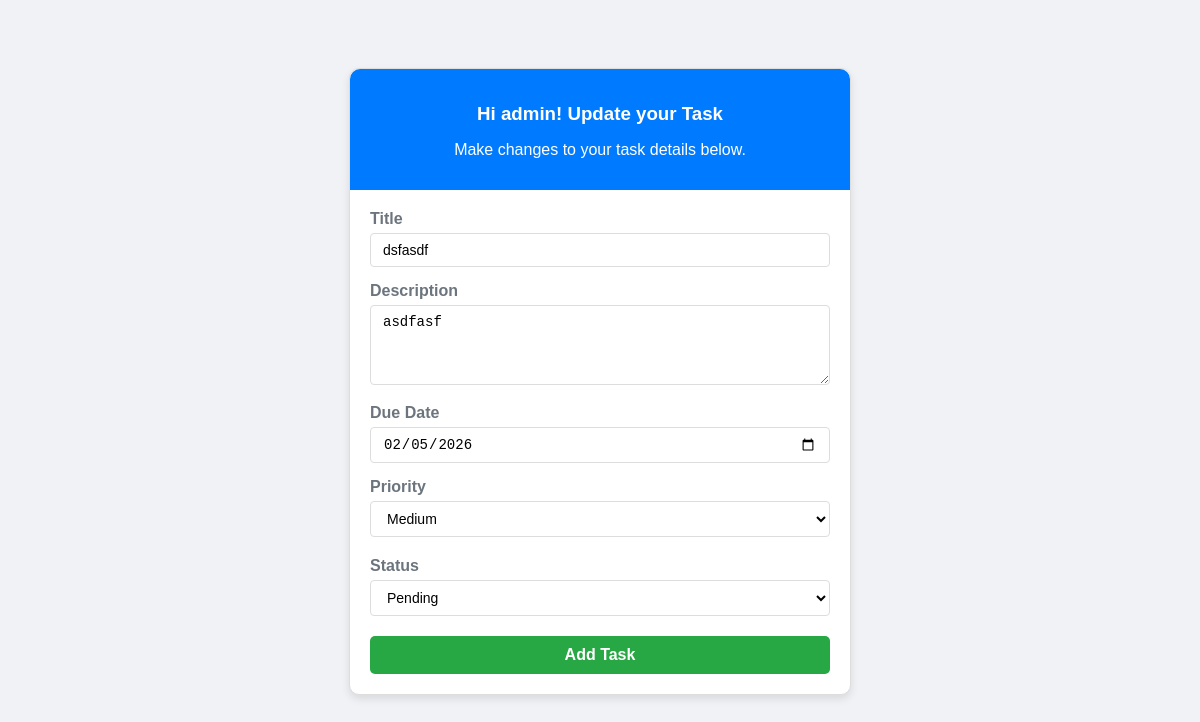
Page /edit_task/15/ (signed in) on the earlier database version.
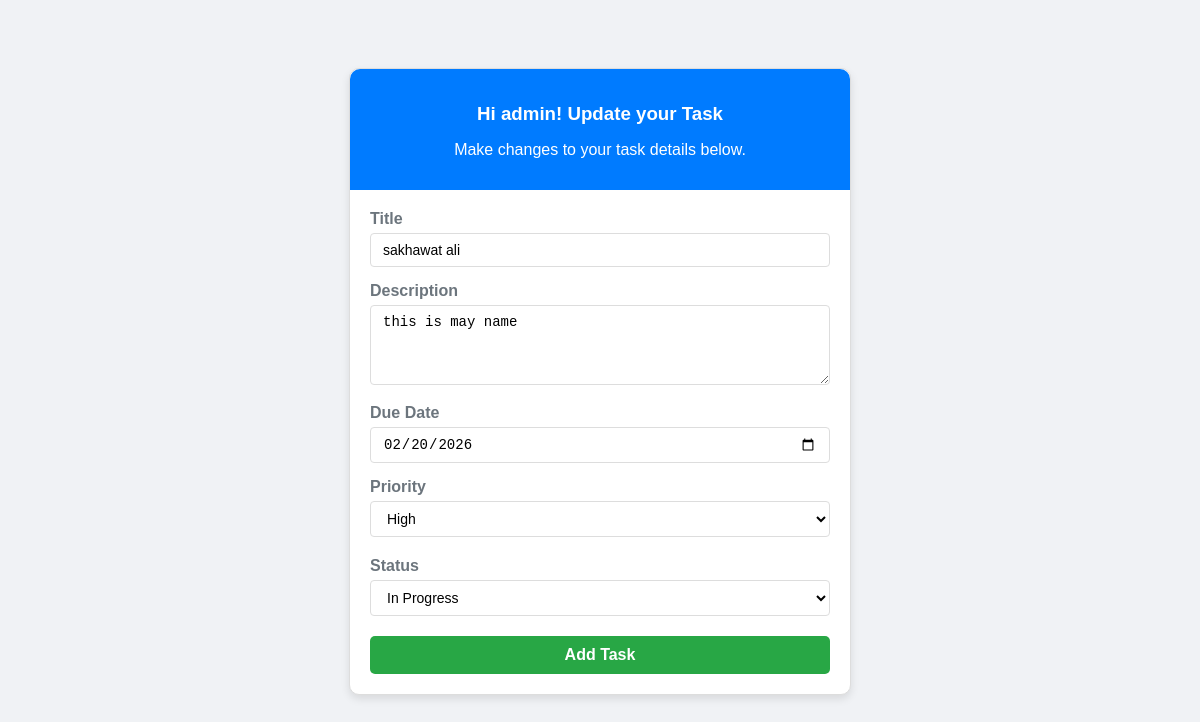
Same page on the later database version.
### todo_app/models.py (models this page shows, shortened)
class Task (models.Model):
    user = models.ForeignKey(User, on_delete=models.CASCADE)
    title = models.CharField(max_length=255)
    description = models.TextField()
    due_date = models.DateField()
    status = models.CharField(
        max_length=20,
        choices=[('Pending','Pending'), ('Complete','Complete'), ('In Progress','In Progress')],
        default='Pending'
    )
    priority = models.CharField(
        max_length=10,
        choices=[('Low','Low'), ('Medium','Medium'), ('High','High')],
        default='Low'
    )
    completed = models.BooleanField(default=False)
    create_at = models.DateTimeField(auto_now_add=True)

### todo_app/views.py (the view, shortened to what this page needs)
# urls.py: path('edit_task/<int:id>/', views.edit_task, name='edit_task'),
@login_required
def edit_task(request,id):
    task_to_edit = Task.objects.get(id=id, user=request.user)
    return render (request, 'todo_app/edit_task.html', context={'user' : request.user, 'task' : task_to_edit})

### todo_app/templates/todo_app/edit_task.html (shortened to what this page needs)
{% load static %}
<!DOCTYPE html>
<html lang="en">
<head>
    <link rel="stylesheet" href="{% static 'todo_app/css/edit_task.css' %}">
</head>
<body>
    <div class="container d-flex justify-content-center mt-5">
        <div class="card shadow-lg" style="width: 500px; border-radius: 10px;">
            <div class="card-header bg-primary text-white text-center py-3" style="border-radius: 10px 10px 0 0;">
                <h3 class="mb-0">Hi {{ request.user.username }}! Update your Task</h3>
                <p class="text-muted text-center">Make changes to your task details below.</p>
            </div>
            <div class="card-body p-4">
                <form action="" method="POST">
                    <div class="mb-3">
                        <label class="form-label text-secondary fw-bold">Title</label>
                        <input type="text" name="title" value="{{ task.title}}" class="form-control custom-input" placeholder="Title">
                    </div>
                    <div class="mb-3">
                        <label class="form-label text-secondary fw-bold">Description</label>
                        <textarea class="form-control custom-input" name="description" rows="3" placeholder="Description">{{ task.description }}</textarea>
                    </div>
                    <div class="mb-3">
                        <label class="form-label text-secondary fw-bold">Due Date</label>
                        <input type="date" name="due_date" value="{{ task.due_date|date:'Y-m-d' }}" class="form-control custom-input">
                    </div>
                    <div class="mb-4">
                        <label class="form-label text-secondary fw-bold">Priority</label>
                        <select class="form-select custom-input" name="priority">
                            <option value="medium" {% if task.priority|lower == 'medium' %}selected{% endif %}>Medium</option>
                            <option value="high" {% if task.priority|lower == 'high' %}selected{% endif %}>High</option>
                        </select>
                    </div>
                    <div class="mb-4">
                        <label class="form-label text-secondary fw-bold">Status</label>
                        <select class="form-select custom-input" name="status">
                            <option value="Pending" {% if task.status|lower == 'pending' %}selected{% endif %}>Pending</option>
                            <option value="In Progress" {% if task.status|lower == 'in progress' %}selected{% endif %}>In Progress</option>
                        </select>
                    </div>
                    <button type="submit" class="btn btn-success w-100 py-2 fw-bold" style="border-radius: 5px;">
                        Add Task
                    </button>
                </form>
            </div>
        </div>
    </div>
</body>
</html>

Differences in the rows shown:
changed Task: title "dsfasdf" → "sakhawat ali"; description "asdfasf" → "this is may name"; due_date "02/05/2026" → "02/20/2026"; priority "Medium" → "High"; status "Pending" → "In Progress"
